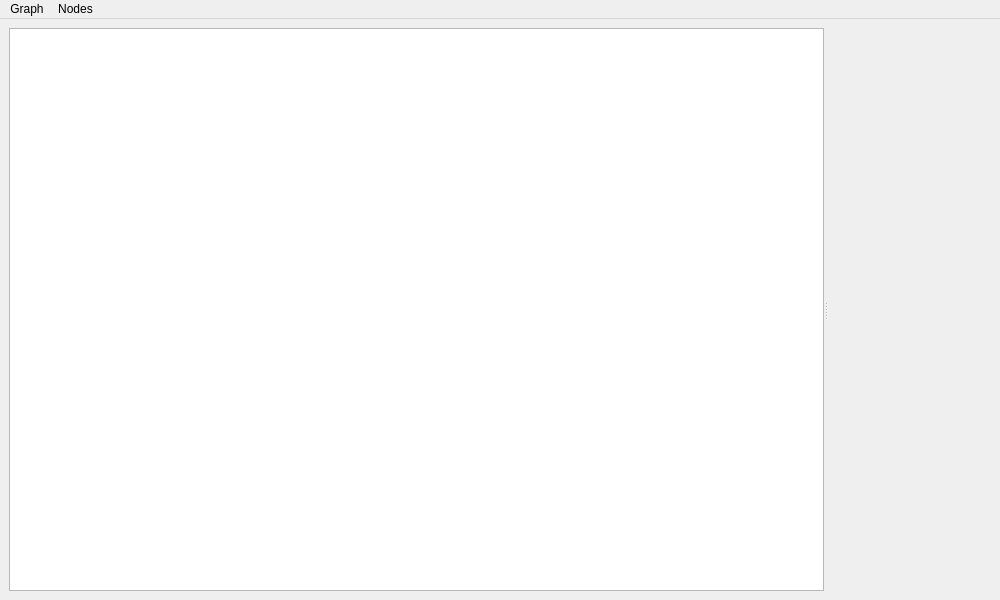
<?xml version="1.0" encoding="UTF-8"?>
<ui version="4.0">
 <class>MainWindow</class>
 <widget class="QMainWindow" name="MainWindow">
  <property name="geometry">
   <rect>
    <x>0</x>
    <y>0</y>
    <width>1000</width>
    <height>600</height>
   </rect>
  </property>
  <property name="sizePolicy">
   <sizepolicy hsizetype="Preferred" vsizetype="Preferred">
    <horstretch>0</horstretch>
    <verstretch>0</verstretch>
   </sizepolicy>
  </property>
  <property name="minimumSize">
   <size>
    <width>1000</width>
    <height>600</height>
   </size>
  </property>
  <property name="windowTitle">
   <string>Graph Editor</string>
  </property>
  <property name="styleSheet">
   <string notr="true"/>
  </property>
  <widget class="QWidget" name="centralwidget">
   <property name="enabled">
    <bool>true</bool>
   </property>
   <property name="sizePolicy">
    <sizepolicy hsizetype="MinimumExpanding" vsizetype="Preferred">
     <horstretch>0</horstretch>
     <verstretch>0</verstretch>
    </sizepolicy>
   </property>
   <property name="styleSheet">
    <string notr="true"/>
   </property>
   <layout class="QGridLayout" name="gridLayout">
    <item row="0" column="0">
     <widget class="QSplitter" name="splitter">
      <property name="orientation">
       <enum>Qt::Horizontal</enum>
      </property>
      <widget class="GraphView" name="graphicsView">
       <property name="sizePolicy">
        <sizepolicy hsizetype="MinimumExpanding" vsizetype="MinimumExpanding">
         <horstretch>0</horstretch>
         <verstretch>0</verstretch>
        </sizepolicy>
       </property>
       <property name="verticalScrollBarPolicy">
        <enum>Qt::ScrollBarAsNeeded</enum>
       </property>
       <property name="horizontalScrollBarPolicy">
        <enum>Qt::ScrollBarAsNeeded</enum>
       </property>
       <property name="sizeAdjustPolicy">
        <enum>QAbstractScrollArea::AdjustToContents</enum>
       </property>
       <property name="interactive">
        <bool>true</bool>
       </property>
       <property name="renderHints">
        <set>QPainter::Antialiasing|QPainter::HighQualityAntialiasing|QPainter::TextAntialiasing</set>
       </property>
      </widget>
      <widget class="QWidget" name="verticalWidget" native="true">
       <property name="sizePolicy">
        <sizepolicy hsizetype="Fixed" vsizetype="MinimumExpanding">
         <horstretch>0</horstretch>
         <verstretch>0</verstretch>
        </sizepolicy>
       </property>
       <layout class="QVBoxLayout" name="verticalLayout">
        <item>
         <widget class="QStackedWidget" name="stackedWidget">
          <property name="sizePolicy">
           <sizepolicy hsizetype="Preferred" vsizetype="Preferred">
            <horstretch>0</horstretch>
            <verstretch>0</verstretch>
           </sizepolicy>
          </property>
          <widget class="QWidget" name="empty">
           <property name="sizePolicy">
            <sizepolicy hsizetype="MinimumExpanding" vsizetype="Preferred">
             <horstretch>0</horstretch>
             <verstretch>0</verstretch>
            </sizepolicy>
           </property>
          </widget>
          <widget class="QWidget" name="nodeProp"/>
          <widget class="QWidget" name="edgeProp"/>
         </widget>
        </item>
        <item>
         <spacer name="verticalSpacer">
          <property name="orientation">
           <enum>Qt::Vertical</enum>
          </property>
          <property name="sizeType">
           <enum>QSizePolicy::Expanding</enum>
          </property>
          <property name="sizeHint" stdset="0">
           <size>
            <width>20</width>
            <height>40</height>
           </size>
          </property>
         </spacer>
        </item>
       </layout>
      </widget>
     </widget>
    </item>
   </layout>
  </widget>
  <widget class="QMenuBar" name="menubar">
   <property name="geometry">
    <rect>
     <x>0</x>
     <y>0</y>
     <width>1000</width>
     <height>28</height>
    </rect>
   </property>
   <widget class="QMenu" name="menuGraph">
    <property name="title">
     <string>Graph</string>
    </property>
    <addaction name="actionNew"/>
    <addaction name="actionSave"/>
    <addaction name="actionLoad_from_file"/>
   </widget>
   <widget class="QMenu" name="menuNodes">
    <property name="title">
     <string>Nodes</string>
    </property>
    <addaction name="actionAdd"/>
   </widget>
   <addaction name="menuGraph"/>
   <addaction name="menuNodes"/>
  </widget>
  <action name="actionNew">
   <property name="text">
    <string>New</string>
   </property>
   <property name="shortcut">
    <string>Ctrl+N</string>
   </property>
  </action>
  <action name="actionSave">
   <property name="text">
    <string>Save</string>
   </property>
   <property name="shortcut">
    <string>Ctrl+S</string>
   </property>
  </action>
  <action name="actionLoad_from_file">
   <property name="text">
    <string>Load</string>
   </property>
   <property name="shortcut">
    <string>Ctrl+O</string>
   </property>
  </action>
  <action name="actionAdd">
   <property name="text">
    <string>Add...</string>
   </property>
   <property name="shortcut">
    <string>Ctrl+P</string>
   </property>
  </action>
 </widget>
 <customwidgets>
  <customwidget>
   <class>GraphView</class>
   <extends>QGraphicsView</extends>
   <header location="global">graphview.h</header>
  </customwidget>
 </customwidgets>
 <resources/>
 <connections/>
</ui>
